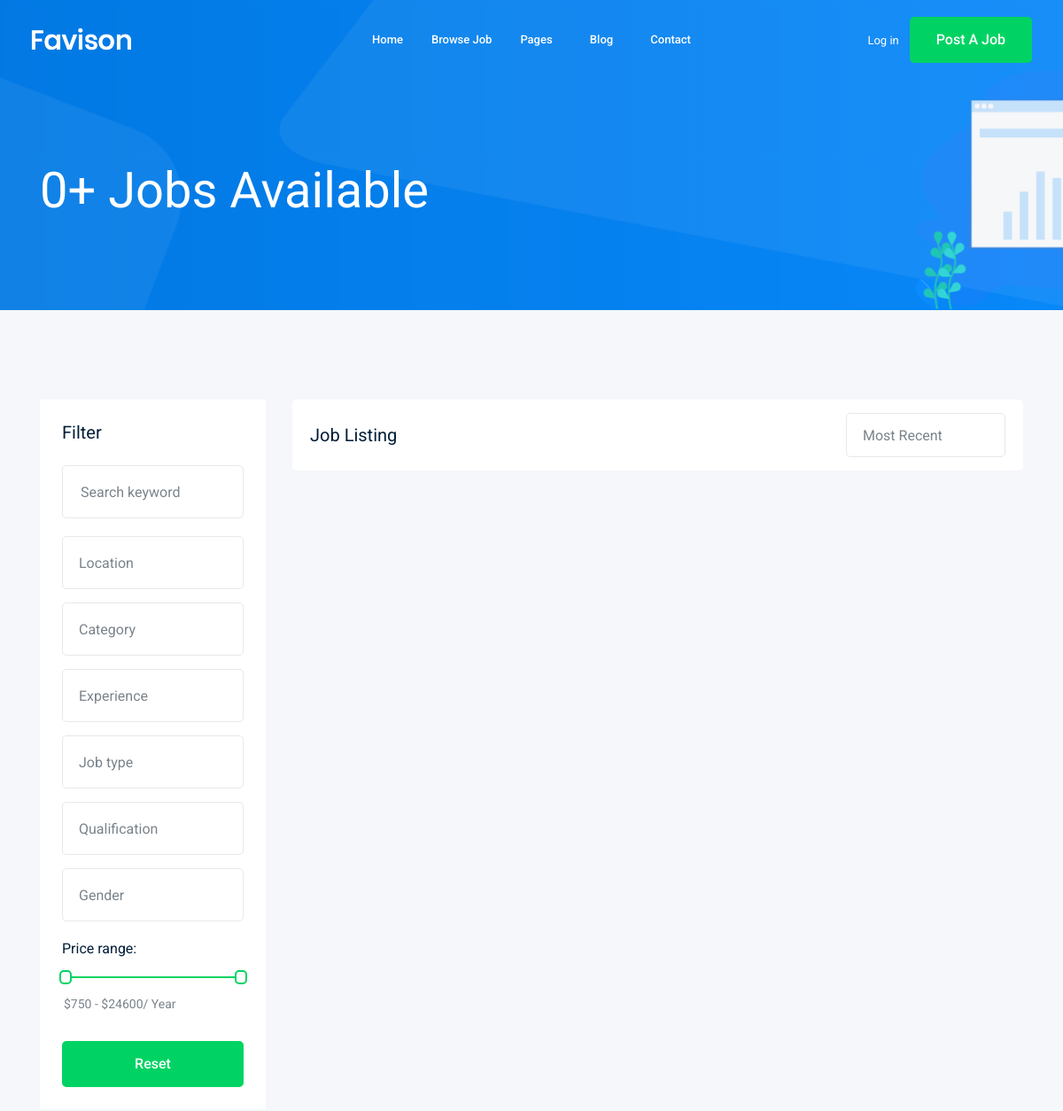
The app's page /jobs/ (upper part), older data.
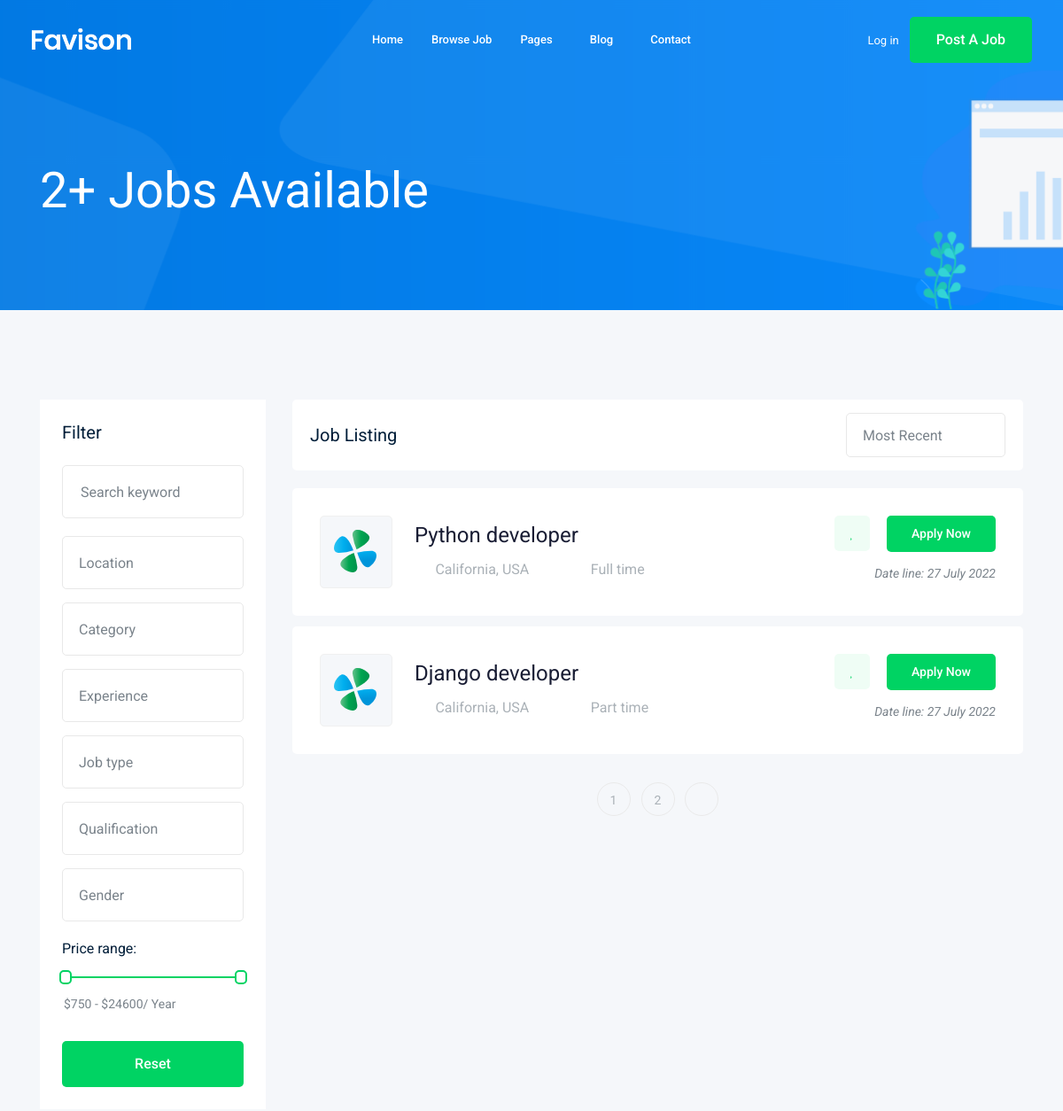
The same page, newer data.
### job/models.py (models this page shows, shortened)
class Job(models.Model):
    title = models.CharField(max_length=100)
    job_type = models.CharField(max_length=10, choices=JOP_TYPE)
    description = models.TextField(max_length=1000)
    published_at = models.DateTimeField(auto_now=True)
    vacancy = models.IntegerField(default=1)
    salary = models.IntegerField(default=0)
    experience = models.IntegerField(default=1)
    category = models.ForeignKey('Category', on_delete=models.CASCADE)
    slug = models.SlugField(blank=True, null=True)

### job/views.py (the view)
# urls.py: path('',views.jobs_list),
def jobs_list(request):
    job_list = Job.objects.all()
    categories = Category.objects.all()
    paginator = Paginator(job_list, 2)
    page_number = request.GET.get('page')
    page_obj = paginator.get_page(page_number)
    return render(request, 'job/jobs_list.html',{'jobs':page_obj, 'categories':categories})

### job/models.py (called while the page is built)
    def  __str__(self) -> str:
        return self.name

### templates/job/jobs_list.html (shortened to what the changed rows need)
{% extends 'base.html' %}
{% block content %}
    <div class="bradcam_area bradcam_bg_1">
        <div class="container">
            <div class="row">
                <div class="col-xl-12">
                    <div class="bradcam_text">
                        <h3>{{jobs | length}}+ Jobs Available</h3>
                    </div>
                </div>
            </div>
        </div>
    </div>
    <div class="job_listing_area plus_padding">
        <div class="container">
            <div class="row">
                <div class="col-lg-9">
                    <div class="job_lists m-0">
                        <div class="row">
                            <div class="col-lg-12 col-md-12">
                                {% for job in jobs %}
                                    <div class="single_jobs white-bg d-flex justify-content-between">
                                        <div class="jobs_left d-flex align-items-center">
                                            <div class="thumb">
                                                <img src="img/svg_icon/1.svg" alt="">
                                            </div>
                                            <div class="jobs_conetent">
                                                <a href="{% url 'jobs:job_details' job.slug %}"><h4>{{ job.title }}</h4></a>
                                                <div class="links_locat d-flex align-items-center">
                                                    <div class="location">
                                                        <p> <i class="fa fa-map-marker"></i> California, USA</p>
                                                    </div>
                                                    <div class="location">
                                                        <p> <i class="fa fa-clock-o"></i>{{ job.job_type }}</p>
                                                    </div>
                                                </div>
                                            </div>
                                        </div>
                                        <div class="jobs_right">
                                            <div class="apply_now">
                                                <a class="heart_mark" href="#"> <i class="fa fa-heart"></i> </a>
                                                <a href="{% url 'jobs:job_details' job.slug %}" class="boxed-btn3">Apply Now</a>
                                            </div>
                                            <div class="date">
                                                <p>Date line: {{job.published_at |date:"d N o" }}</p>
                                            </div>
                                        </div>
                                    </div>
                                {% endfor %}
                            </div>
                        </div>
                        {% if jobs.has_other_pages %}
                            <div class="row">
                                <div class="col-lg-12">
                                    <div class="pagination_wrap">
                                        <ul>
                                            {% for i in jobs.paginator.page_range %}
                                                <li><a href="?page={{i}}"><span>{{i}}</span></a></li>
                                            {%endfor%}
                                            {% if jobs.has_next %}
                                                <li><a href="?page={{ jobs.next_page_number }}"> <i class="ti-angle-right"></i> </a></li>
                                            {%endif%}
                                        </ul>
                                    </div>
                                </div>
                            </div>
                        {% endif %}
                    </div>
                </div>
            </div>
        </div>
    </div>
{% endblock content %}

Row changes from the older to the newer data that the page shows:
added Job: title "Python developer", job_type "Full time", published_at "27 July 2022"
added Job: title "Django developer", job_type "Part time", published_at "27 July 2022"
Text that changed along with them:
{{ jobs | length }}: "0" → "2"
new list line: "1"
new list line: "2"
